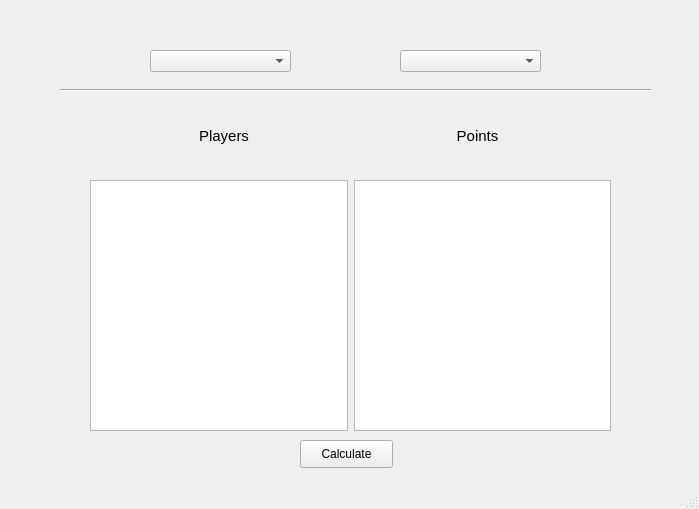
<?xml version="1.0" encoding="UTF-8"?>
<ui version="4.0">
 <class>evaluate</class>
 <widget class="QMainWindow" name="evaluate">
  <property name="geometry">
   <rect>
    <x>0</x>
    <y>0</y>
    <width>699</width>
    <height>509</height>
   </rect>
  </property>
  <property name="windowTitle">
   <string>MainWindow</string>
  </property>
  <widget class="QWidget" name="centralwidget">
   <widget class="QWidget" name="horizontalLayoutWidget">
    <property name="geometry">
     <rect>
      <x>90</x>
      <y>180</y>
      <width>521</width>
      <height>251</height>
     </rect>
    </property>
    <layout class="QHBoxLayout" name="horizontalLayout">
     <item>
      <widget class="QListWidget" name="list1"/>
     </item>
     <item>
      <widget class="QListWidget" name="list2"/>
     </item>
    </layout>
   </widget>
   <widget class="QWidget" name="horizontalLayoutWidget_2">
    <property name="geometry">
     <rect>
      <x>100</x>
      <y>110</y>
      <width>501</width>
      <height>51</height>
     </rect>
    </property>
    <layout class="QHBoxLayout" name="horizontalLayout_2">
     <item>
      <widget class="QLabel" name="Players">
       <property name="font">
        <font>
         <pointsize>11</pointsize>
         <weight>50</weight>
         <bold>false</bold>
        </font>
       </property>
       <property name="text">
        <string>Players</string>
       </property>
       <property name="alignment">
        <set>Qt::AlignCenter</set>
       </property>
       <property name="indent">
        <number>10</number>
       </property>
      </widget>
     </item>
     <item>
      <widget class="QLabel" name="Points">
       <property name="font">
        <font>
         <pointsize>11</pointsize>
         <weight>50</weight>
         <bold>false</bold>
        </font>
       </property>
       <property name="text">
        <string>Points</string>
       </property>
       <property name="alignment">
        <set>Qt::AlignCenter</set>
       </property>
       <property name="indent">
        <number>10</number>
       </property>
      </widget>
     </item>
    </layout>
   </widget>
   <widget class="QPushButton" name="Calculate">
    <property name="geometry">
     <rect>
      <x>300</x>
      <y>440</y>
      <width>93</width>
      <height>28</height>
     </rect>
    </property>
    <property name="text">
     <string>Calculate</string>
    </property>
   </widget>
   <widget class="QComboBox" name="SelectTeam">
    <property name="geometry">
     <rect>
      <x>150</x>
      <y>50</y>
      <width>141</width>
      <height>22</height>
     </rect>
    </property>
   </widget>
   <widget class="QComboBox" name="SelectMatch">
    <property name="geometry">
     <rect>
      <x>400</x>
      <y>50</y>
      <width>141</width>
      <height>22</height>
     </rect>
    </property>
   </widget>
   <widget class="Line" name="line">
    <property name="geometry">
     <rect>
      <x>60</x>
      <y>80</y>
      <width>591</width>
      <height>20</height>
     </rect>
    </property>
    <property name="orientation">
     <enum>Qt::Horizontal</enum>
    </property>
   </widget>
  </widget>
  <widget class="QStatusBar" name="statusbar"/>
 </widget>
 <resources/>
 <connections/>
</ui>
